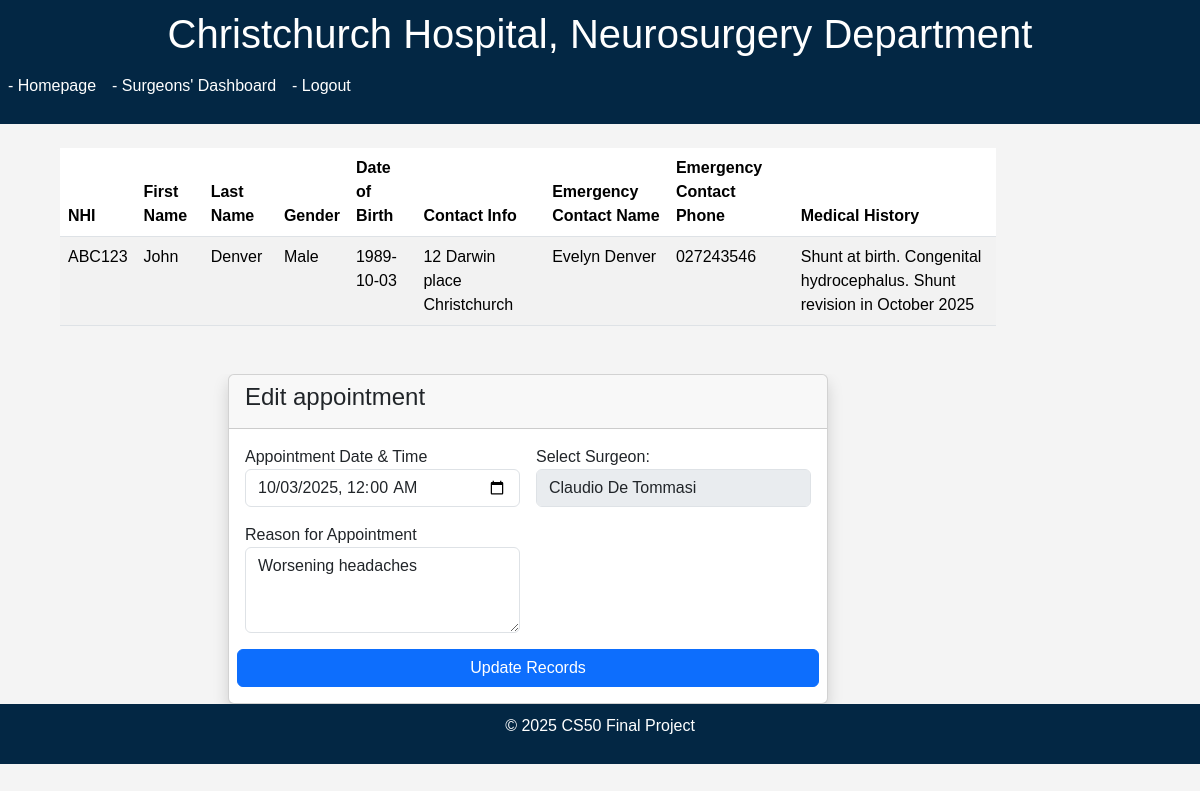
Page /edit_appointment/1 (signed in) on the earlier database version.
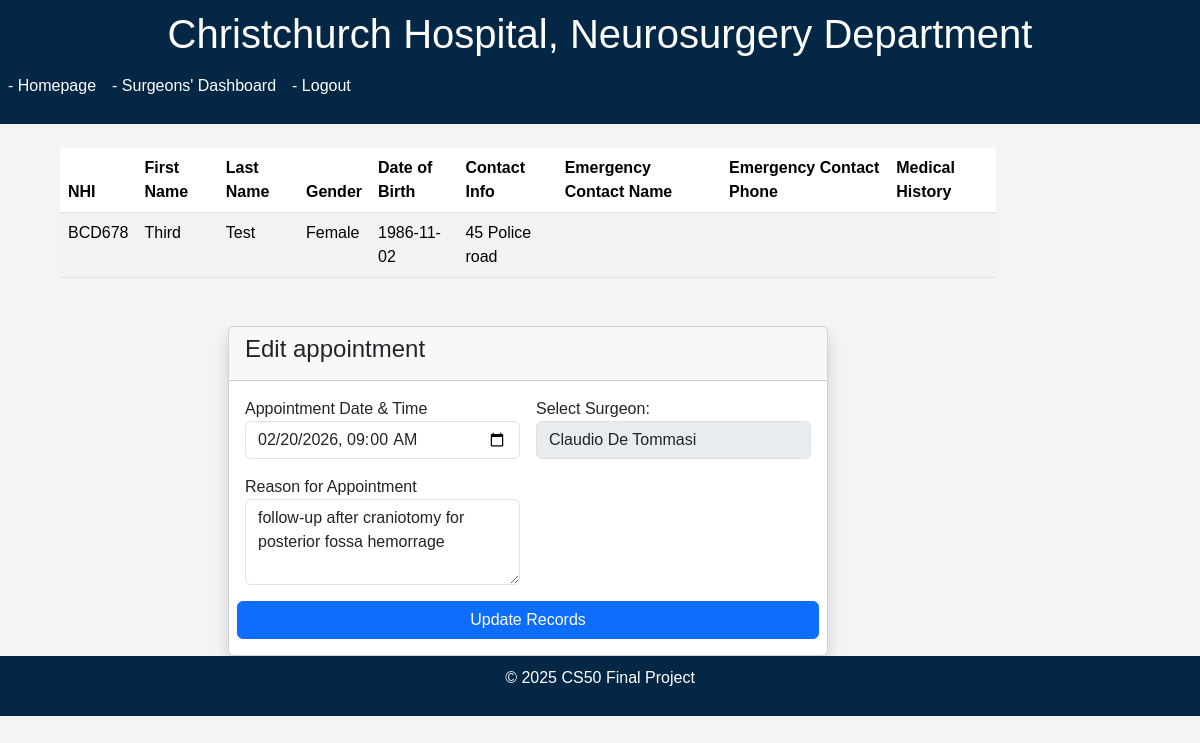
Same page on the later database version.
### models.py (models this page shows)
class Patient(db.Model):
    id = db.Column(db.Integer, primary_key=True)
    NHI = db.Column(db.String(6), unique=True, nullable=False)
    username = db.Column(db.String(50), unique=True, nullable=True)
    password_hash = db.Column(db.String(255), nullable=True)
    last_name = db.Column(db.String(100), nullable=False)
    first_name = db.Column(db.String(100), nullable=False)
    gender = db.Column(db.String(1))
    date_of_birth = db.Column(db.Date, nullable=False)
    contact_info = db.Column(db.String(100), nullable=False)
    emergency_contact_name = db.Column(db.String(100))
    emergency_contact_phone = db.Column(db.String(15))
    medical_history = db.Column(db.Text)
    needs_password = db.Column(db.Boolean, default=True)

class Appointment(db.Model):
    id = db.Column(db.Integer, primary_key=True)
    patient_id = db.Column(db.Integer, db.ForeignKey('patient.id'), nullable=False)
    surgeon_id = db.Column(db.Integer, db.ForeignKey('surgeon.id'), nullable=False)
    appointment_date = db.Column(db.DateTime, nullable=False)
    reason = db.Column(db.Text)
    status = db.Column(db.String(50), default='Scheduled')
    patient = db.relationship('Patient', backref='appointments')
    surgeon = db.relationship('Surgeon', backref='appointments')

### app.py (the view, shortened to what this page needs)
@app.route("/edit_appointment/<int:appointment_id>", methods=["GET", "POST"])
@secretary_or_surgeon_required
def edit_appointment(appointment_id):
    appointment = Appointment.query.get_or_404(appointment_id)
    patient = Patient.query.get(appointment.patient_id)
    if session.get("secretary_id"):
        surgeons = Surgeon.query.all()
        surgeon_id = request.form.get("surgeon_id") if request.method == "POST" else appointment.surgeon_id
        surgeon = Surgeon.query.get(surgeon_id) if surgeon_id else None
    else:
        surgeon_id = session.get("surgeon_id")
        surgeon = Surgeon.query.get(surgeon_id)
    return render_template("edit_appointment.html", appointment=appointment, patient=patient, surgeon=surgeon, surgeons=surgeons if session.get("secretary_id") else None)

### helpers.py (called while the page is built)
def secretary_or_surgeon_required(f):
    @wraps(f)
    def decorated_function(*args, **kwargs):
        if not (session.get("secretary_id") or session.get("surgeon_id")):
            return redirect("/login")
        return f(*args, **kwargs)
    return decorated_function

### templates/edit_appointment.html (shortened to what this page needs)
{% extends "layout.html" %}
{% block content %}
<div class="container mt-4 mx-5">
    <table class="table table-striped">
        <thead>
            <tr>
                <th>NHI</th>
                <th>First Name</th>
                <th>Last Name</th>
                <th>Gender</th>
                <th>Date of Birth</th>
                <th>Contact Info</th>
                <th>Emergency Contact Name</th>
                <th>Emergency Contact Phone</th>
                <th>Medical History</th>
            </tr>
        </thead>
        <tbody>
            <tr>
                <td>{{ patient.NHI }}</td>
                <td>{{ patient.first_name }}</td>
                <td>{{ patient.last_name }}</td>
                <td>{{ patient.gender }}</td>
                <td>{{ patient.date_of_birth }}</td>
                <td>{{ patient.contact_info }}</td>
                <td>{{ patient.emergency_contact_name }}</td>
                <td>{{ patient.emergency_contact_phone }}</td>
                <td>{{ patient.medical_history }}</td>
            </tr>
        </tbody>
    </table>
    <div class="container mt-5">
        <div class="row justify-content-center">
            <div class="col-md-10">
                <div class="card shadow">
                    <div class="card-header">
                        <h4>Edit appointment</h4>
                    </div>
                    <div class="card-body">
                        <form class="row g-3" method="POST">
                            <div class="form-group col-md-6">
                                <label for="appointment_date">Appointment Date & Time</label>
                                <input type="datetime-local" class="form-control" id="appointment_date" name="appointment_date"
                                value="{{ appointment.appointment_date.strftime('%Y-%m-%dT%H:%M') }}" required>
                            </div>
                            <div class="form-group col-md-6">
                                <label for="surgeon_id">Select Surgeon:</label>
                                {% if surgeons %}
                                    <select class="form-control" id="surgeon_id" name="surgeon_id" required>
                                        <option value="">Select Surgeon</option>
                                        {% for s in surgeons %}
                                            <option value="{{ s.id }}" {% if s.id == appointment.surgeon_id %}selected{% endif %}>{{ s.first_name }} {{ s.last_name }}</option>
                                        {% endfor %}
                                    </select>
                                {% else %}
                                    <input type="text" class="form-control" value="{{ surgeon.first_name }} {{ surgeon.last_name }}" disabled>
                                {% endif %}
                            </div>
                            <div class="form-group col-md-6">
                                <label for="appointment_reason">Reason for Appointment</label>
                                <textarea class="form-control" id="appointment_reason" name="reason" rows="3" required>{{ appointment.reason }}</textarea>
                            </div>
                            <button type="submit" class="btn btn-primary">Update Records</button>
                        </form>
                    </div>
                </div>
            </div>
        </div>
</div>
{% endblock %}

Differences in the rows shown:
no longer on this page (row edited): Patient: NHI "ABC123", first_name "John", last_name "Denver", gender "Male", date_of_birth "1989-10-03", contact_info "12 Darwin place Christchurch", emergency_contact_name "Evelyn Denver", emergency_contact_phone "027243546", medical_history "Shunt at birth. Congenital hydrocephalus. Shunt revision in October 2025"
added Patient: NHI "BCD678", first_name "Third", last_name "Test", gender "Female", date_of_birth "1986-11-02", contact_info "45 Police road"
changed Appointment: appointment_date "10/03/2025 00:00" → "02/20/2026 09:00"; reason "Worsening headaches" → "follow-up after craniotomy for posterior fossa hemorrage"
